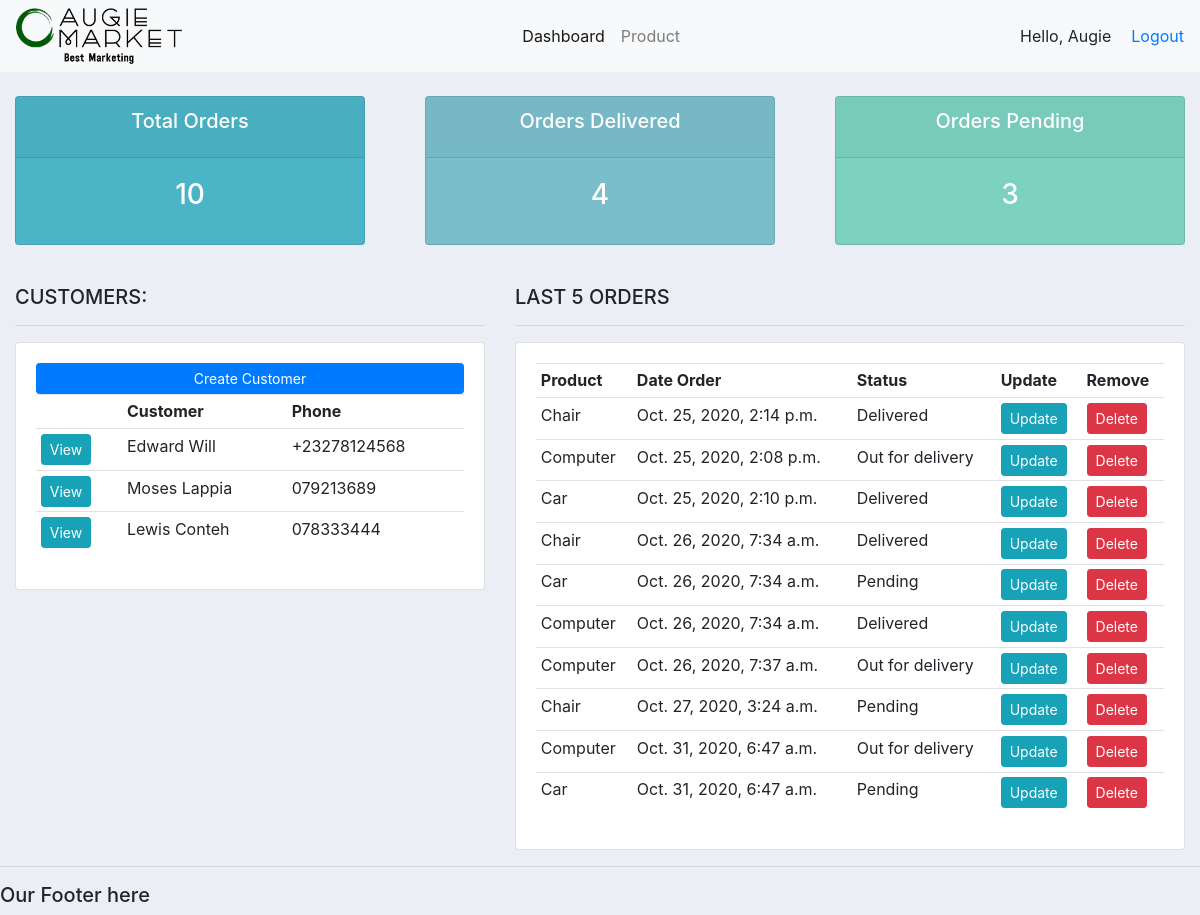
Page / (signed in) on the earlier database version.
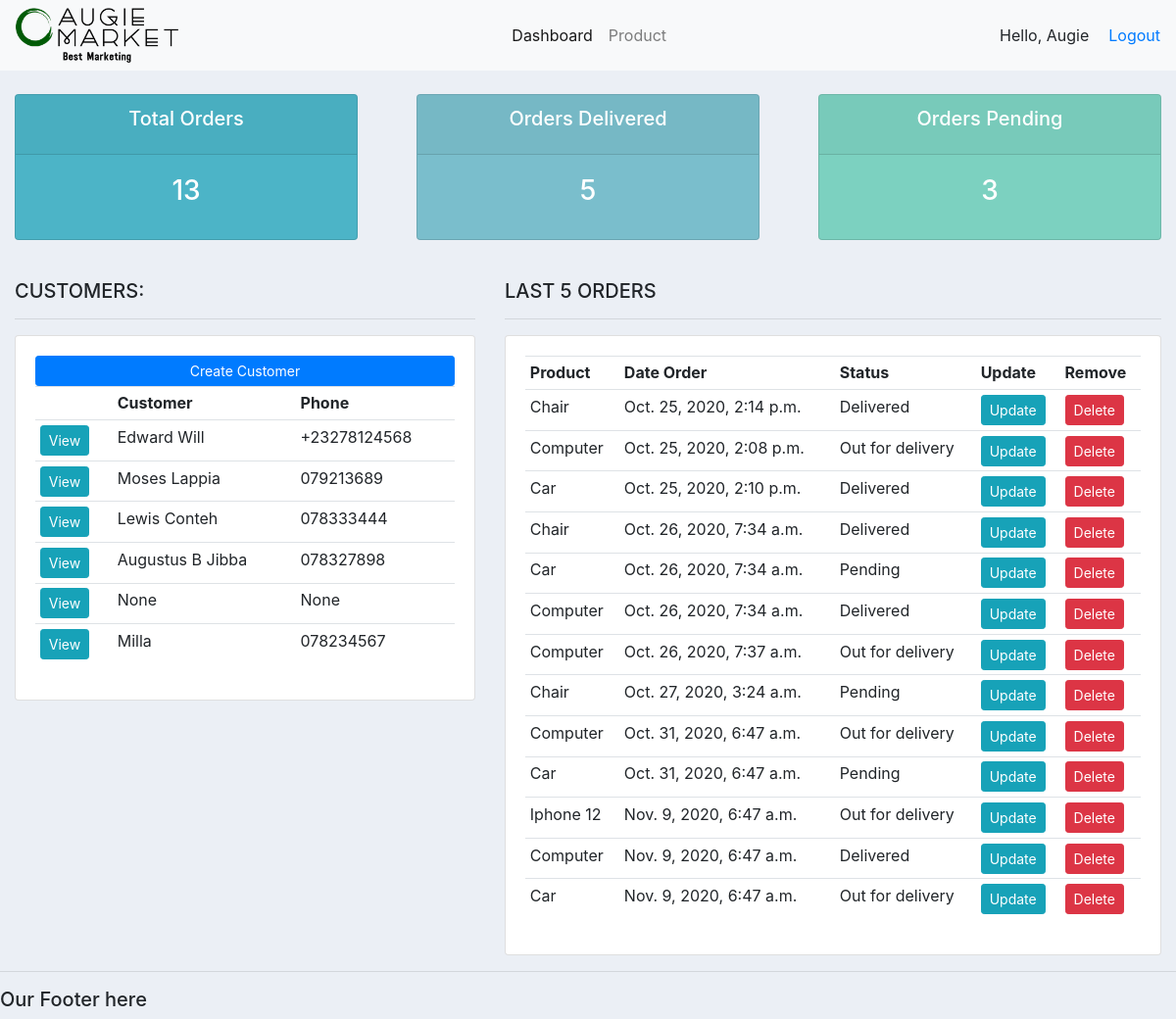
Same page on the later database version.
### accounts/models.py (models this page shows, shortened)
class Customer(models.Model):
    user = models.OneToOneField(User, null=True, blank=True, on_delete=models.CASCADE)
    name = models.CharField(max_length=200, null=True)
    phone_number = models.CharField(max_length=50, null=True)
    email = models.CharField(max_length=100, null=True)
    profile_pic = models.ImageField(default= "male.png",null=True, blank=True)
    date_created = models.DateTimeField(auto_now=True, null=True)

class Order(models.Model):
    STATUS = (('Pending', 'Pending'), ('Out for delivery', 'Out for delivery'), ('Delivered', 'Delivered'))
    product = models.ForeignKey(Product, null=True,on_delete=models.SET_NULL)
    customer = models.ForeignKey(Customer, null=True,on_delete=models.SET_NULL)
    date_created = models.DateTimeField(auto_now=True, null=True)
    status = models.CharField(max_length=200, null=True, choices=STATUS)

class Product(models.Model):
    CATEGORY = (('Indoor', 'Indoor'), ('Outdoor', 'Outdoor'))
    product_name = models.CharField(max_length=200, null=True)
    price = models.FloatField(null=True)
    category = models.CharField(max_length=200, null=True, choices=CATEGORY)
    description = models.CharField(max_length=200, null=True, blank=True)
    date_created = models.DateTimeField(auto_now=True, null=True)
    tags = models.ManyToManyField(Tag)
    def __str__(self):
        return self.product_name

### accounts/decorators.py (the view)
    def wrapper_func(request, *args, **kwargs):
        group = None
        if request.user.groups.exists():
            group = request.user.groups.all()[0].name
        if group == 'customers':
            return redirect('user-page')
        if group == 'admin':
            return view_func(request, *args, **kwargs)

### accounts/views.py (called while the page is built)
@login_required(login_url='login')
@admin_only
def home(request):
    orders = Order.objects.all()
    customers = Customer.objects.all()
    total_customers = customers.count()
    total_orders = orders.count()
    delivered = orders.filter(status='Delivered').count()
    pending = orders.filter(status='Pending').count()
    context = {
        'orders': orders,
        'customers': customers,
        'total_customers': total_customers,
        'total_orders': total_orders,
        'delivered': delivered,
        'pending': pending
    }
    return render(request, 'accounts/dashboard.html', context)

### accounts/templates/accounts/dashboard.html
{% extends 'accounts/main.html' %}
{% block content %}
{% include 'accounts/status.html' %}
<br>
    <div class="container-fluid">
        <div class="row">
            <div class="col-md-5">
                <h5>CUSTOMERS:</h5>
                <hr>
                <div class="card card-body">
                    <a class="btn btn-primary btn-sm btn-block" href="">Create Customer</a>
                    <table class="table table-sm">
                        <tr>
                            <th></th>
                            <th>Customer</th>
                            <th>Phone</th>
                        </tr>
                        {% for customer in customers%}
                            <tr>
                                <td><a class="btn btn-sm btn-info" href="{% url 'customer' customer.id %}"> View </a></td>
                                <td>{{customer.name}}</td>
                                <td>{{customer.phone_number}}</td>
                            </tr>
                        {% endfor %}
                    </table>
                </div>
            </div>
            <div class="col-md-7">
                <h5>LAST 5 ORDERS</h5>
                <hr>
                <div class="card card-body">
                    <table class="table table-sm">
                        <tr>
                            <th>Product</th>
                            <th>Date Order</th>
                            <th>Status</th>
                            <th>Update</th>
                            <th>Remove</th>
                        </tr>
                        {% for order in orders %}
                            <tr>
                                <td>{{order.product}}</td>
                                <td>{{order.date_created}}</td>
                                <td>{{order.status}}</td>
                                <td><a class="btn btn-sm btn-info" href="{% url 'update_order' order.id %}">Update</a></td>
                                <td><a class="btn btn-sm btn-danger" href="{% url 'delete_order' order.id %}">Delete</a></td>
                            </tr>
                        {% endfor %}
                    </table>
                </div>
            </div>
        </div>
    </div>
{% endblock  %}

### accounts/templates/accounts/main.html (shortened to what this page needs)
{% load static %}
<!DOCTYPE html>
<html lang="en">
<head>
    <link rel="stylesheet" href="https://stackpath.bootstrapcdn.com/bootstrap/4.5.2/css/bootstrap.min.css">
    <link rel="stylesheet" href="{% static '/css/main.css' %}">
</head>
<body>
    {% include 'accounts/navbar.html' %}
    {% block content %}
    {% endblock  %}
    <hr>
    <h5>Our Footer here</h5>
</body>
</html>

### accounts/templates/accounts/navbar.html (shortened to what this page needs)
{% load static %}
<nav class="navbar navbar-expand-lg navbar-light bg-light">
    <img src="{% static 'images/logo.png'%}" alt="Logo Images" id="logo" height="80px">
    <div class="collapse navbar-collapse justify-content-center"  id="navbarNavDropdown">
        <ul class="navbar-nav ">
            {% if request.user.is_staff %}
                <li class="nav-item active">
                    <a class="nav-link" href="{% url 'home' %}">Dashboard</a>
                </li>
                <li class="nav-item">
                    <a class="nav-link" href="{% url 'product' %}">Product</a>
                </li>
            {% endif %}
        </ul>
    </div>
    <span style= margin-right:20px>Hello, {{request.user}} </span>
    <span><a href=" {% url 'logout' %} ">Logout</a></span>
</nav>

### accounts/templates/accounts/status.html
<br>
<div class="row">
    <div class="col">
        <div class="col-md">
            <div class="card text-center text-white mb-3" id="total-orders">
                <div class="card-header">
                    <h5 class="card-title">Total Orders</h5>
                </div>
                <div class="card-body">
                    <h3 class="card-title">{{total_orders}}</h3>
                </div>
            </div>
        </div>
    </div>
    <div class="col">
        <div class="col-md">
            <div class="card text-center text-white mb-3" id="orders-delivered">
                <div class="card-header">
                    <h5 class="card-title">Orders Delivered</h5>
                </div>
                <div class="card-body">
                    <h3 class="card-title">{{delivered}}</h3>
                </div>
            </div>
        </div>
    </div>
    <div class="col">
        <div class="col-md">
            <div class="card text-center text-white mb-3" id="orders-pending">
                <div class="card-header">
                    <h5 class="card-title">Orders Pending</h5>
                </div>
                <div class="card-body">
                    <h3 class="card-title">{{pending}}</h3>
                </div>
            </div>
        </div>
    </div>
</div>

### static/css/main.css (style rules this page uses)
body { background-color: #ebeff5; }
#logo { height: 3.5em; }
#total-orders { background-color: #4cb4c7; }
#orders-delivered { background-color: #7abecc; }
#orders-pending { background-color: #7CD1C0; }

Differences in the rows shown:
added Customer: name "Augustus B Jibba", phone_number "078327898"
added Customer: name "None", phone_number "None"
added Customer: name "Milla", phone_number "078234567"
added Order: product "Iphone 12", date_created "Nov. 9, 2020, 6:47 a.m.", status "Out for delivery"
added Order: product "Computer", date_created "Nov. 9, 2020, 6:47 a.m.", status "Delivered"
added Order: product "Car", date_created "Nov. 9, 2020, 6:47 a.m.", status "Out for delivery"
Other differences:
{{ total_orders }}: "10" → "13"
{{ delivered }}: "4" → "5"
